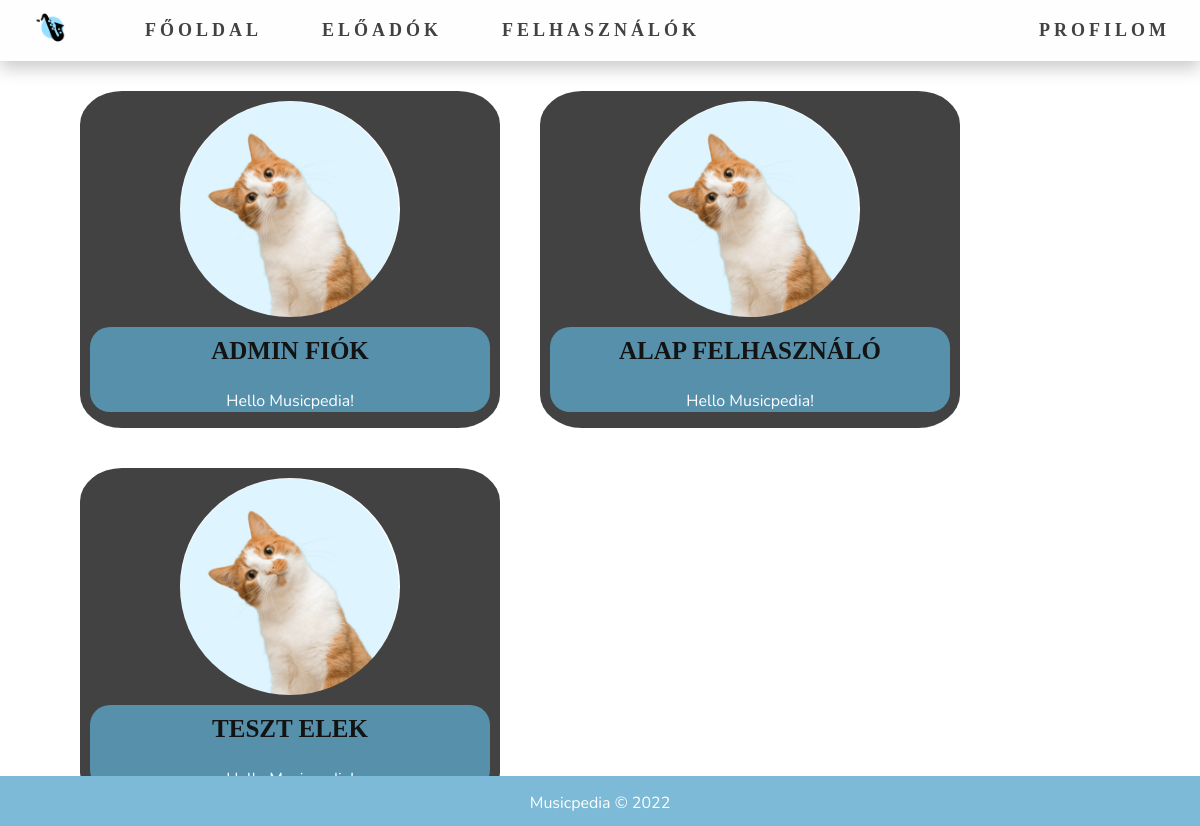
Page /userlist.php (signed in) on the earlier database version.
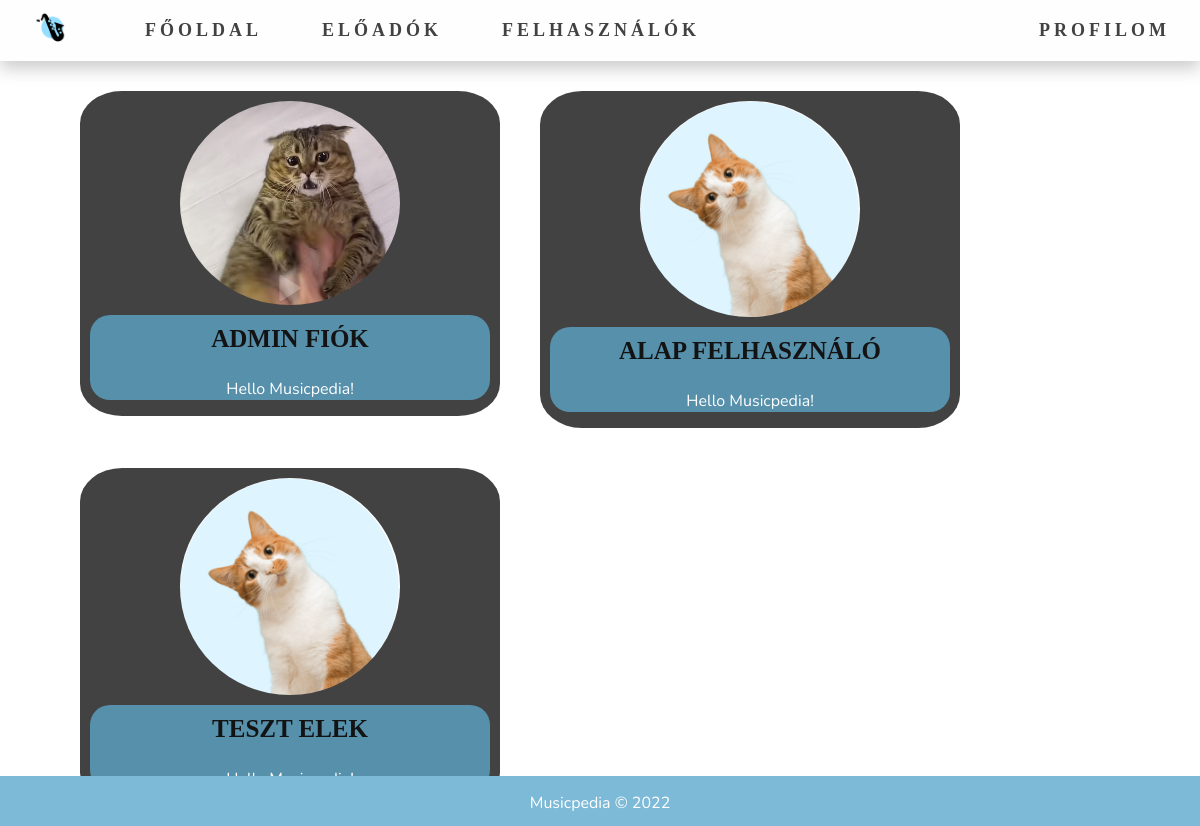
Same page on the later database version.
### tables this page shows
CREATE TABLE `users` (
  `id` int(11) NOT NULL,
  `registration_date` datetime NOT NULL COMMENT 'registration date',
  `email` varchar(64) NOT NULL COMMENT 'email address',
  `password` varchar(256) NOT NULL COMMENT 'hashed password',
  `about` text NOT NULL DEFAULT 'Hello Musicpedia!' COMMENT 'user about message',
  `pfp` text NOT NULL DEFAULT 'default.png' COMMENT 'profile picture filename',
  `firstname` text NOT NULL COMMENT 'keresztnév',
  `lastname` text NOT NULL COMMENT 'vezetéknév',
  `birthdate` date NOT NULL DEFAULT current_timestamp() COMMENT 'születési dátum',
  `privilege_level` int(11) NOT NULL DEFAULT 0 COMMENT 'jogosultsagi szint 0 user, 1 eloado, 10 admin',
  `favorites` varchar(255) DEFAULT NULL COMMENT 'kedvenc előadók',
  `privacy` int(11) DEFAULT NULL COMMENT 'privacy'
);

### userlist.php (the view, shortened to what this page needs)
<?php
include './includes/check_auth.php';
?>
<!DOCTYPE html>
<html lang="hu">
<head>
    <link rel="stylesheet" href="./assets/styles/main.css"/>
    <link rel="stylesheet" href="assets/styles/userlist.css"/>
</head>
<body>
<?php include './includes/navigation.php'; ?>
<main class="kontener">
    <?php
    $sql = "SELECT id, email, pfp, about, favorites, privacy, CONCAT(firstname, ' ', lastname) AS name, birthdate FROM users;";
    $result = $conn->query($sql);
    if ($result->num_rows > 0) {
        while ($row = $result->fetch_assoc()) {
            $path = "assets/public/user-pfps/" . $row['pfp'];
            $Profilkép = "profilkep";
            if ($row['privacy'] == 1) {
                echo "<div class='user'>
                <img class='pfp' src=" . $path . " alt=" . $Profilkép . ">
                <div class='in'>
                 <p class='name'>" . $row['name'] . "</p>
                 <p>" . $row['id'] . "</p>
                 <p>" . $row['email'] . "</p>
                 <p>" . $row['about'] . "</p>
          </div>
        </div>
								";
            } else {
                echo "<div class='user'>
                <img class='pfp' src=" . $path . " alt=" . $Profilkép . ">
                <div class='in'>
                <p class='name'>" . $row['name'] . "</p>
                <p>" . $row['about'] . "</p>
                 </div>
                 </div>";
            }
        }
    }
    ?>
</main>
<?php include './includes/footer.php'; ?>
</body>
</html>

### includes/navigation.php (shortened to what this page needs)
<nav class="navigacio">
    <ul id="menu">
        <li class="menuElemek">
            <img id="logo" alt="Musicpedia logo" src="./assets/resources/logo.png" height="60" draggable="false"/>
        </li>
        <li class="menuElemek"><a href="./index.php"
                                  class="<?php echo ($_SERVER['REQUEST_URI'] == '/index.php') ? 'active' : '' ?>">Főoldal</a>
        </li>
        <li class="menuElemek"><a href="./eloadok.php"
                                  class="<?php echo ($_SERVER['REQUEST_URI'] == '/eloadok.php') ? 'active' : '' ?>">Előadók</a>
        </li>
        <li class="menuElemek"><a href="./userlist.php"
                                  class="<?php echo ($_SERVER['REQUEST_URI'] == '/eloadok.php') ? 'active' : '' ?>">Felhasználók</a>
        </li>
        <li class="menuElemek dropdown">
            <a id="profilom" href="javascript:void(0)" class="dropbtn">Profilom</a>
        </li>
    </ul>
</nav>

### includes/footer.php
<footer>
    <p>Musicpedia &copy; <?php echo date("Y"); ?> </p>
</footer>

### assets/styles/main.css (style rules this page uses)
* { font-family: 'Nunito', 'Open Sans', sans-serif; }
body { margin: 0px; }
footer, .labjegyzet { height: 50px; position: fixed; left: 0; bottom: 0; width: 100%; background-color: #7dbad7; color: white; text-align: center; }
ul { list-style-type: none; margin: 0; padding: 0; overflow: hidden; background-color: #fefefe; box-shadow: 0px 8px 16px 0px rgba(0, 0, 0, 0.2); }
#logo { display: inline-block; margin-top: 5px; margin-left: 30px; margin-right: 40px; height: 45px; }
.navigacio { text-transform: uppercase; }
.menuElemek { float: left; }
.menuElemek a, .dropbtn { display: inline-block; color: #424242; text-align: center; padding: 20px 30px; margin: 0px; text-decoration: none; font: 18px Antipasto Pro Light; font-weight: bold; letter-spacing: 4px; }
.menuElemek.dropdown { float: right; }
.kontener { height: 70vh; margin-bottom: 100px; }
.kontener h1, .kontener p { text-align: center; }

### assets/styles/userlist.css (style rules this page uses)
.kontener { padding-top: 10px; padding-left: 5%; padding-right: 5%; }
.pfp { border-radius: 50%; width: 220px; display: block; margin: auto; margin-top: 10px; }
.user { border-radius: 10%; background-color: #424242; color: white; width: 420px; float: left; margin: 20px; padding: 0px; }
.name { font: bold 25px 'Century Gothic'; text-transform: uppercase; margin-top: 10px; padding-top: 10px; color: #131313; }
.in { border-radius: 20px; background-color: #5690ab; color: white; width: 400px; font: 16px 'Calibri Light'; display: block; margin: auto; }

Differences in the rows shown:
changed users (number 1 of 3 on the later page): pfp: picture added in place of a placeholder
